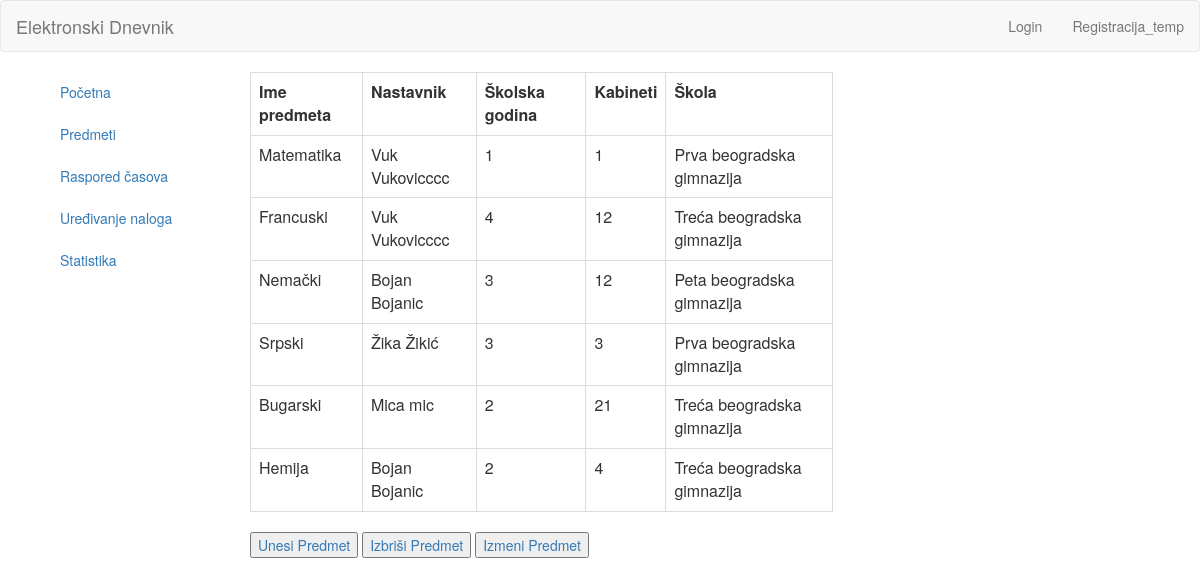
Page /index.php/koordinator/predmeti on the earlier database version.
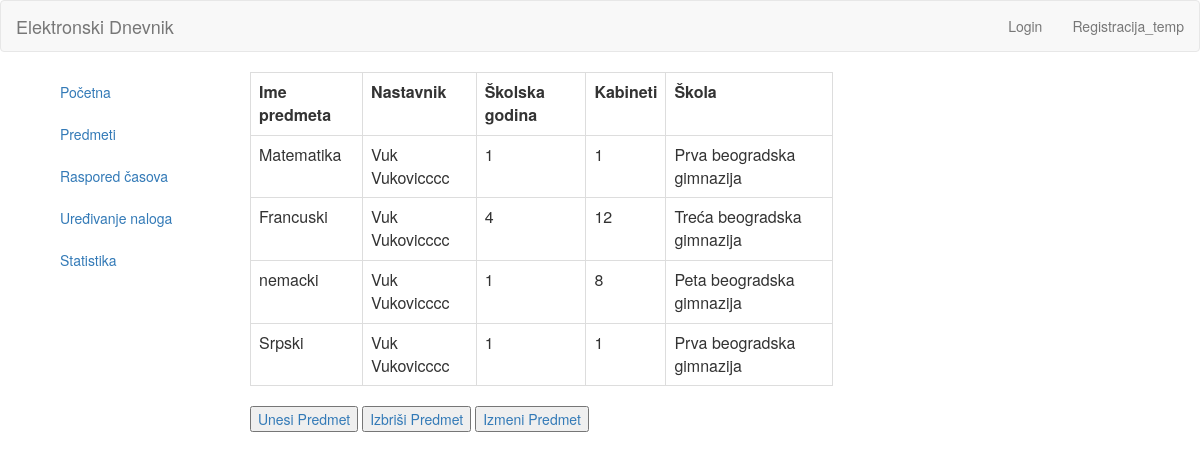
Same page on the later database version.
### tables this page shows
CREATE TABLE `predmet` (
  `id` int(11) NOT NULL,
  `ime` varchar(255) NOT NULL,
  `nastavnik` int(11) NOT NULL,
  `skolskaGodina` varchar(30) NOT NULL,
  `kabineti` varchar(50) NOT NULL,
  `skolaId` int(11) NOT NULL
);

CREATE TABLE `users` (
  `id` int(11) NOT NULL,
  `name` varchar(255) NOT NULL,
  `surname` varchar(255) NOT NULL,
  `email` varchar(255) NOT NULL,
  `username` varchar(255) NOT NULL,
  `password` varchar(255) NOT NULL
);

CREATE TABLE `skola` (
  `id` int(11) NOT NULL,
  `ime` varchar(255) NOT NULL,
  `adresa` varchar(255) NOT NULL,
  `grad` varchar(255) NOT NULL
);

### application/controllers/Koordinator.php (called while the page is built, shortened)
<?php
	class Koordinator extends CI_Controller{
		public function predmeti() {
			$this->load->model('Koordinator_model');
			$data["fetch_data"] = $this->Koordinator_model->listOfStudents();
			$data['nastavnici'] = $this->Koordinator_model->getNastavnikeForPredmet();
			$data['users'] = $this->Koordinator_model->getUsers();
			$data['skole'] = $this->Koordinator_model->getSkole();
			$this->load->view('templates/header');
			$this->load->view('koordinator/predmeti', $data);
			$this->load->view('templates/footer');
		}
	}

### index.php (called while the page is built, shortened)
<?php
require_once BASEPATH.'core/CodeIgniter.php';

### application/models/koordinator_model.php (called while the page is built, shortened)
<?php
	class Koordinator_model extends CI_Model{
		public function listOfStudents() {
			  $query = $this->db->get("predmet");
		   return $query;
		}
		public function getNastavnikeForPredmet(){
			$query = $this->db->get('users');
			return $query;
		}
		public function getSkole(){
			$query = $this->db->get('skola');
			return $query;
		}
	}

### application/views/koordinator/predmeti.php (the view)
<div class="col col-lg-2 col-md-3 col-sm-3 col-xs-12 left-container">
	<div class="tm-left-inner-container">
		<ul class="nav nav-stacked css-nav">
			<li><a href="<?php echo base_url(); ?>koordinator/index">Početna</a></li>
			<li><a href="<?php echo base_url(); ?>koordinator/predmeti">Predmeti</a></li>
			<li><a href="<?php echo base_url(); ?>koordinator/raspored">Raspored časova</a></li>
			<li><a href="<?php echo base_url(); ?>koordinator/uredjivanje">Uređivanje naloga</a></li>
			<li><a href="<?php echo base_url(); ?>koordinator/statistika">Statistika</a></li>
		</ul>
	</div>
</div>
<div class="col col-lg-10 col-md-7 col-sm-7 col-xs-12 right-container">
	<div class="tm-right-inner-container">
		<div class="col-lg-8 col-md-5 col-sm-4 col-xs-12">
<table class = "table table-bordered">
	<tr colspan = "5">
		<td><strong>Ime predmeta</strong></td>
		<td><strong>Nastavnik</strong></td>
		<td><strong>Školska godina</strong></td>
		<td><strong>Kabineti</strong></td>
		<td><strong>Škola</strong></td>
     </tr>
		<?php
			if ($fetch_data->num_rows() > 0){
				foreach($fetch_data->result() as $row){
			?>
			<tr>
			<td> <?php echo $row->ime; ?> </td>
			<?php
			foreach($nastavnici->result() as $rowN){
				if($row->nastavnik === $rowN->id){
					?>
					 <td>  <?php echo $rowN->name; ?> <?php echo $rowN->surname; ?>  </td>
					<?php
				}
			}
			?>
		   <td> <?php echo $row->skolskaGodina; ?> </td>
		   <td> <?php echo $row->kabineti; ?> </td>
			<?php
			foreach($skole->result() as $rowS){
				if($row->skolaId === $rowS->id){
					?>
					 <td> <?php echo $rowS->ime; ?>  </td>
					<?php
				}
			}
			?>
			</tr>
			<?php
			}
		}
		else {
			?>
			<tr colspan = "5">
			Nema !
			</tr>
			<?php
		}
		?>
  </table>
			<button type="submit"><a href="<?php echo base_url(); ?>koordinator/unosPredmeta">Unesi Predmet</a></button>
			<button type="submit"><a href="<?php echo base_url(); ?>koordinator/brisanjePredmeta">Izbriši Predmet</a></button>
			<button type="submit"><a href="<?php echo base_url(); ?>koordinator/izmenaPredmeta">Izmeni Predmet</a></button>
		</div>
	</div>
</div>

### application/views/templates/header.php (shortened to what this page needs)
<html>
	<head>
		<link rel="stylesheet" href="https://maxcdn.bootstrapcdn.com/bootstrap/3.3.7/css/bootstrap.min.css">
	</head>
	<body>
		<nav class="navbar navbar-default">
		<div class="container-fluid">
			<div class="navbar-header">
				<a class="navbar-brand" href="#">Elektronski Dnevnik</a>
			</div>
			<div id="navbar">
				<ul class="nav navbar-nav navbar-right">
					<?php if(!$this->session->userdata('logged_in')) : ?>
						<li><a href="<?php echo base_url(); ?>users/login">Login</a></li>
					<?php endif; ?>
					<li><a href="<?php echo base_url(); ?>users/register">Registracija_temp</a></li>
				</ul>
			</div>
		</div>
		</nav>
		<div class="container">

### application/views/templates/footer.php
</div>
</body>
</html>

Differences in the rows shown:
removed users: name "Bojan", surname "Bojanic"
removed predmet: ime "Bugarski", skolskaGodina "2", kabineti "21", skola (ime "Treća beogradska gimnazija")
no longer on this page (row unchanged): users: name "Mica", surname "mic", shown under "Bugarski"
removed predmet: ime "Hemija", skolskaGodina "2", kabineti "4", skola (ime "Treća beogradska gimnazija")
changed predmet: ime "Nemački" → "nemacki"; gains users (name "Vuk", surname "Vukovicccc"); skolskaGodina "3" → "1"; kabineti "12" → "8"
changed predmet "Srpski": loses users (name "Žika", surname "Žikić"); gains users (name "Vuk", surname "Vukovicccc"); skolskaGodina "3" → "1"; kabineti "3" → "1"
